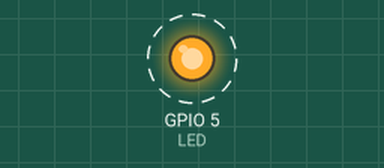
Recording of a program running on a simulated ESP8266 board running MicroPython. Parts: output pins drawn as LEDs (lit = HIGH). Dashed ring = blinking.

Above: at 0.5 s.
Timing chart, 0 to 4.6 s (numbered marks = the images above):
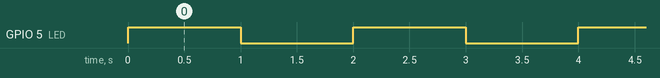

Measured:
- by itself, GPIO 5 (LED): alternates HIGH for 1.0 s and LOW for 1.0 s

The program:

LEDblink.py
```python
#
# ESP8266 LED Blink
# micropython exercise
#

import machine  # the machine library lets us interact with the microcontroller, like setting inputs and outputs.
import time

LED_PIN = 5 # define the pin the LED is attached to

# the Pin function takes a pin number and sets it to either input or output
LED = machine.Pin(LED_PIN, machine.Pin.OUT)

# We need to create a loop that will run for ever. We do this with while True, since
# True will always be true.
while True:
    LED.on()        # Turn the LED on
    time.sleep(1)   # Wait for 1 second
    LED.off()       # Turn the LED off
    time.sleep(1)   # Wait for 1 second
```
